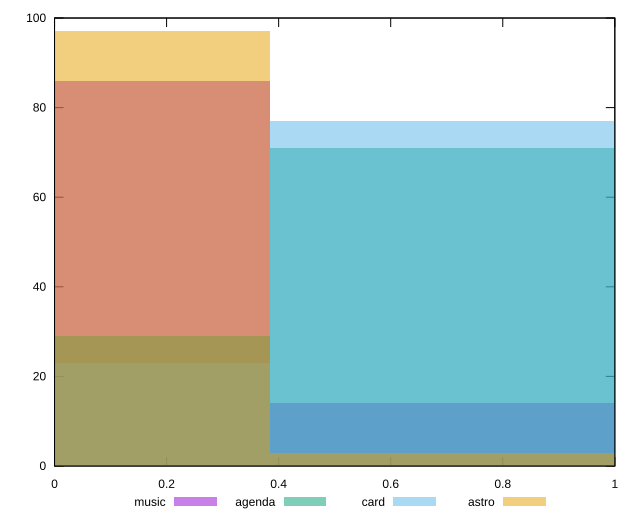

Write gnuplot code to recreate this figure.
reset

$music <<EOF
0 86
0.7693329258877728 14
EOF

$agenda <<EOF
0 29
0.7693329258877728 71
EOF

$card <<EOF
0.7693329258877728 77
0 23
EOF

$astro <<EOF
0 97
0.7693329258877728 3
EOF

set key outside below
set boxwidth 0.7693329258877728
set xrange [0:1]
set yrange [0:100]
set trange [0:100]
set style fill transparent solid 0.5 noborder
set terminal svg size 640, 520 enhanced background rgb 'white'
set output "reports/report_00028_2021-02-24T12-49-42.674Z/total-blocking-time/comparison/histogram/all_score.svg"

plot $music title "music" with boxes, \
     $agenda title "agenda" with boxes, \
     $card title "card" with boxes, \
     $astro title "astro" with boxes

reset
